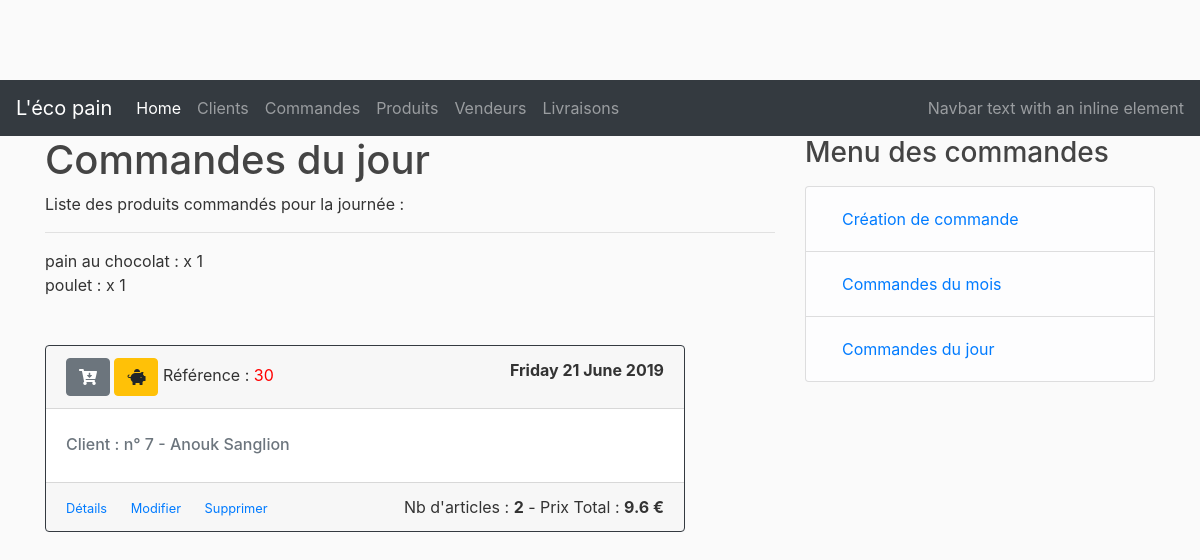
The page /order_products/year/2019/month/6/day/21 on the database its author committed.
### lecopain/dao/models.py (models this page shows, shortened)
class Product(db.Model)      :
    __tablename__            = 'products'
    id                       = db.Column(db.Integer, primary_key = True)
    name                     = db.Column(db.String(50), nullable = False)
    description              = db.Column(db.String(250))
    price                    = db.Column(db.Float)
    status                   = db.Column(db.String(20))
    selections               = db.relationship('CustomerOrder', secondary = 'order_product', backref = db.backref('selected_products'))
    vendor_id                = db.Column(db.Integer, db.ForeignKey('vendors.id'), nullable = False)

class CustomerOrder(db.Model)   :
    __tablename__               = 'customer_orders'
    id                          = db.Column(db.Integer, primary_key                             = True)
    title                       = db.Column(db.String(50), nullable                             = False)
    created_at                  = db.Column(db.DateTime, nullable                               = False, default = datetime.utcnow)
    customer_id                 = db.Column(db.Integer, db.ForeignKey('customers.id'), nullable = False)
    status                      = db.Column(db.String(20), nullable                             = False)
    vendorOrders                = db.relationship('VendorOrder', backref = 'customerOrder', lazy = True)
    delivery                    = db.relationship('Delivery', uselist=False)
    delivery_dt                 = db.Column(db.DateTime)
    payement_status             = db.Column(db.String(20), nullable                             = False)

### lecopain/controllers/order_controller.py (the view)
@order_page.route("/order_products/year/<int:year_number>/month/<int:month_number>/day/<int:day_number>", methods=['GET', 'POST'])
def order_products_of_day(year_number, month_number, day_number):
    if(year_number == 0) :
        year_number = datetime.now().year
    if(month_number == 0) :
        month_number = datetime.now().month
    if(day_number == 0) :
        day_number = datetime.now().month
    orders = CustomerOrder.query.filter(extract('year', CustomerOrder.delivery_dt) == year_number).filter(extract('month', CustomerOrder.delivery_dt) == month_number).filter(extract('day', CustomerOrder.delivery_dt) == day_number).all()
    products_of_day_list = orderServices.get_resume_products_list_from_orders(orders)
    map = orderServices.get_maps_from_orders(orders)
    return render_template('/orders/orders_by_day.html', orders=orders, map=map, bought_products=products_of_day_list, title="Commandes du jour")

### lecopain/services/order_manager.py (called while the page is built)
    def get_resume_products_list_from_orders(self, orders):
        products = []
        for order in orders :
            for product in order.selected_products :
                order_product = Order_product.query.filter(Order_product.order_id == order.id).filter(Order_product.product_id == product.id).first()
                lenght_list = len(products)
                bAdded = False
                for index, item in enumerate(products):
                    if item.product.id == product.id:
                        products[index].quantity += order_product.quantity
                        bAdded = True
                if(len(products)<1 or bAdded == False):
                    products.append(BoughtProduct(product=product, quantity=order_product.quantity))
        return products

### lecopain/templates/orders/orders_by_day.html (shortened to what this page needs)
{% extends "layout.html" %}
{% block content %}
Liste des produits commandés pour la journée : <br>
<hr>
{% for bought_product in bought_products %}
   {{ bought_product.product.name }} : x {{ bought_product.quantity }} <br>
{% endfor %}
    <br>
    <br>
    {% for order in orders %}
    <div class="card border-dark mb-3" style="width: 40rem;">
        <div class="card-header">
            {% if order.status == 'ANNULEE' %}
                <span class="btn btn-secondary" style="font-size: 1,8em;">
            {% endif %}
                <i class="fas fa-cart-arrow-down "></i>
            </span>
            {% if order.payement_status == 'NON_PAYEE' and order.status != 'LIVREE'%}
            <span class="btn btn-warning" style="font-size: 1,9em;">
            {% endif %}
                <i class="fas fa-piggy-bank "></i>
            </span>
            Référence : <span style="color:red">{{order.id}}</span>
            <span style="float: right"><b>{{ order.delivery_dt.strftime('%A %d %B %Y') }}</b></span>
        </div>
        <div class="card-body">
            <h6 class="card-subtitle mb-2 text-muted">Client : n° {{ order.customer_id }} - {{map['CUSTOMER'][order.id]}}</h6>
        </div>
        <div class="card-footer">
            <small class="text-muted">
                <a href="/orders/{{order.id}}" class="card-link">Détails</a>
                <a href="/orders/update/{{order.id}}" class="card-link">Modifier</a>
                <a href="/orders/delete/{{order.id}}" class="card-link">Supprimer</a>
            </small>
            <span style="float: right">Nb d'articles : <b>{{ map['NB_PRODUCTS'][order.id] }}</b> - Prix Total : <b>{{ map['TOTAL'][order.id] }} €</b></span>
        </div>
    </div>
    {% endfor %}
{% endblock %}
{% block right_menu %}
<div class="content-section">
    <h3>Menu des commandes</h3>
    <p class='text-muted'>
        <ul class="list-group">
        <li class="list-group-item list-group-item-light">
            <a class="nav-link" href="/orders/new">Création de commande</a></li>
        <li class="list-group-item list-group-item-light">
            <a class="nav-link" href="/orders/year/0/month/0">Commandes du mois</a></li>
        <li class="list-group-item list-group-item-light">
            <a class="nav-link" href="/orders/year/0/month/0/day/0">Commandes du jour</a></li>
        </ul>
    </p>
</div>
{% endblock %}

### lecopain/static/main.css (style rules this page uses)
body { background: #fafafa; color: #333333; margin-top: 5rem; }
h1, h2, h3, h4, h5, h6 { color:#444444; }

### rows shown on the page
Product: product.name "pain au chocolat"
Product: product.name "poulet"
CustomerOrder: id "30", delivery_dt "Friday 21 June 2019", customer_id "7", map "Anouk Sanglion", map "2", map "9.6"

### other values the page prints
{{ title }} "Commandes du jour"
{{ bought_product.quantity }} "1" "1"
